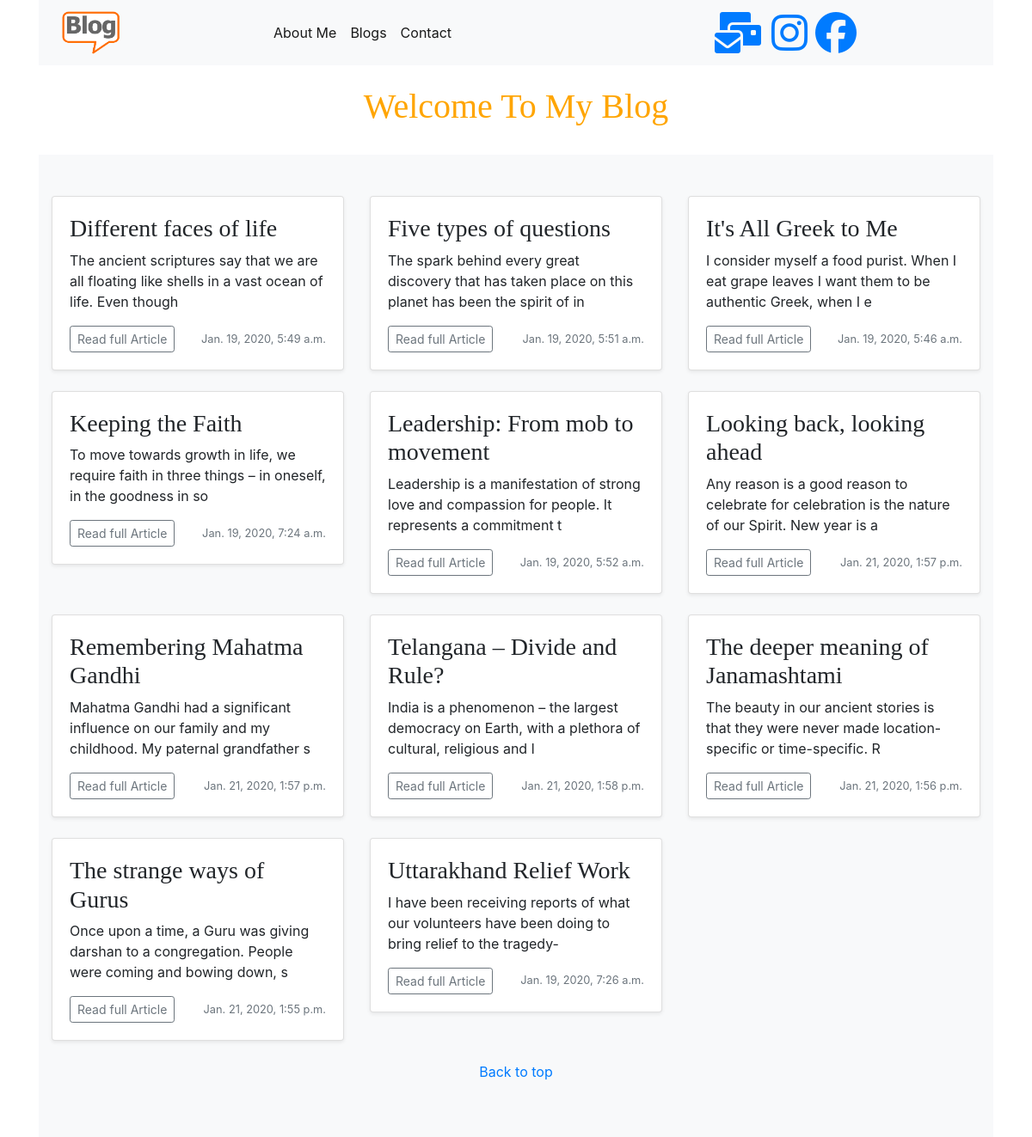
The app's page /blogs/ with its own data.
### Blog/models.py (models this page shows, shortened)
class Blogs(models.Model):
    title=models.CharField(max_length=256)
    body=models.TextField()
    pub_date=models.DateTimeField()
    class Meta():
        ordering=('title',)
        verbose_name_plural='Blogs'
    def summary(self):
        return self.body[:100]

### Blog/views.py (the view)
# urls.py: path('blogs/',views.blogs,name='blogs'),
def blogs(request):
    var_1=Blogs.objects.all()
    return render(request,'Blog/blog.html',{'var_1':var_1})

### templates/Blog/blog.html (shortened to what this page needs)
{% extends 'Blog/base.html' %}
{% load static %}
{% block content %}
<div class="container">
  <center><h1 class="one">Welcome To My Blog</h1><br></center>
  <div class="album py-5 bg-light">
      <div class="container">
        <div class="row">
          {% for data in var_1 %}
          <div class="col-md-4">
            <div class="card mb-4 shadow-sm">
              <div class="card-body">
                <h3>{{data.title}}</h3>
                <p class="card-text">{{data.summary}}</p>
                <div class="d-flex justify-content-between align-items-center">
                  <div class="btn-group">
                    <a href="{% url 'detail' data.id %}" class="btn btn-sm btn-outline-secondary">Read full Article</a>
                  </div>
                  <small class="text-muted">{{data.pub_date}}</small>
                </div>
              </div>
            </div>
          </div>
          {% endfor %}
          <div class="container">
          <footer class="blog-footer">
            <center><p>
              <a href=" ">Back to top</a>
            </p>
          </footer>
        </div>
{% endblock %}

### templates/Blog/base.html (shortened to what this page needs)
{% load static %}
<!DOCTYPE html>
<html lang="en" dir="ltr">
  <head>
    <link rel="stylesheet" href="https://stackpath.bootstrapcdn.com/bootstrap/4.4.1/css/bootstrap.min.css">
  </head>
  <body>
  <div class="container">
    <nav class="navbar navbar-expand-lg navbar-light bg-light">
      <a class="navbar-brand" href="{% url 'home' %}">
      <img src="{% static 'Blog/images/pic.png' %}" alt="noimg" style="height:50px; width:90px;"></a>
       <div class="collapse navbar-collapse" id="navbarSupportedContent">
      <ul class="navbar-nav mx-auto">
      <li class="nav-item active">
        <a class="nav-link" href="{% url 'home' %}"> About Me </a>
      </li>
      <li class="nav-item active">
        <a class="nav-link" href="{% url 'blogs' %}">Blogs </a>
      </li>
      <li class="nav-item active">
        <a class="nav-link" href="{% url 'contact' %}">Contact </a>
      </li>
      </ul>
      <ul class="navbar-nav mx-auto">
      <li class="nav-item active">
        &nbsp&nbsp<a href="mailto:bhartisharma.bs796@gmail.com?"><i class="fas fa-mail-bulk fa-3x"></i></a>
      </li>
      <li class="nav-item active">
        &nbsp&nbsp<a href="https://www.instagram.com/its_nikky_sharma/"><i class="fab fa-instagram fa-3x"></i></a>
        </li>
        <li class="nav-item active">
        &nbsp&nbsp<a href="https://www.facebook.com/profile.php?id=100009037122133"><i class="fab fa-facebook fa-3x"></i></a>
      </li>
      </ul>
    </nav><br>
</div>
  </body>
  {% block content %}
  {% endblock %}
</html>

### templates/Blog/base.html (style rules this page uses)
h1,h2,h3,h4,h5,h6 { font-family:cursive; }
.one { color:orange; }

### records on screen
Blogs: title "Different faces of life", summary "The ancient scriptures say that we are all floating like shells in a vast ocean of life. Even though", pub_date "Jan. 19, 2020, 5:49 a.m."
Blogs: title "Five types of questions", summary "The spark behind every great discovery that has taken place on this planet has been the spirit of in", pub_date "Jan. 19, 2020, 5:51 a.m."
Blogs: title "It's All Greek to Me", summary "I consider myself a food purist. When I eat grape leaves I want them to be authentic Greek, when I e", pub_date "Jan. 19, 2020, 5:46 a.m."
Blogs: title "Keeping the Faith", summary "To move towards growth in life, we require faith in three things – in oneself, in the goodness in so", pub_date "Jan. 19, 2020, 7:24 a.m."
Blogs: title "Leadership: From mob to movement", summary "Leadership is a manifestation of strong love and compassion for people. It represents a commitment t", pub_date "Jan. 19, 2020, 5:52 a.m."
Blogs: title "Looking back, looking ahead", summary "Any reason is a good reason to celebrate for celebration is the nature of our Spirit. New year is a", pub_date "Jan. 21, 2020, 1:57 p.m."
Blogs: title "Remembering Mahatma Gandhi", summary "Mahatma Gandhi had a significant influence on our family and my childhood. My paternal grandfather s", pub_date "Jan. 21, 2020, 1:57 p.m."
Blogs: title "Telangana – Divide and Rule?", summary "India is a phenomenon – the largest democracy on Earth, with a plethora of cultural, religious and l", pub_date "Jan. 21, 2020, 1:58 p.m."
Blogs: title "The deeper meaning of Janamashtami", summary "The beauty in our ancient stories is that they were never made location-specific or time-specific. R", pub_date "Jan. 21, 2020, 1:56 p.m."
Blogs: title "The strange ways of Gurus", summary "Once upon a time, a Guru was giving darshan to a congregation. People were coming and bowing down, s", pub_date "Jan. 21, 2020, 1:55 p.m."
Blogs: title "Uttarakhand Relief Work", summary "I have been receiving reports of what our volunteers have been doing to bring relief to the tragedy-", pub_date "Jan. 19, 2020, 7:26 a.m."
